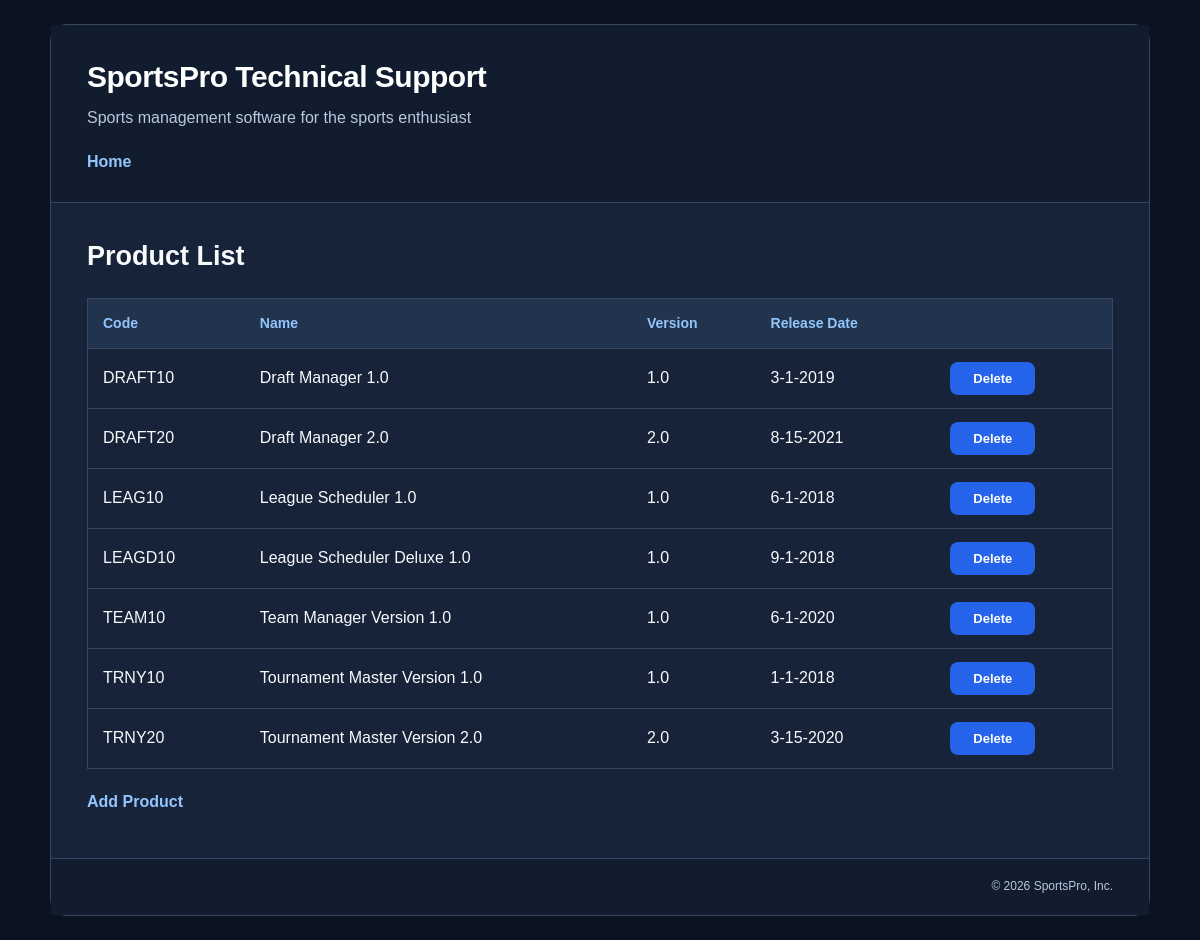
Page /tech_support/product_manager/index.php on the committed database.
### tables this page shows
CREATE TABLE products (
    productCode varchar(10) NOT NULL,
    name varchar(50) NOT NULL,
    version decimal(18, 1) NOT NULL,
    releaseDate datetime NOT NULL,
    PRIMARY KEY (productCode)
);

### tech_support/product_manager/index.php (the view, shortened to what this page needs)
<?php
require_once('../model/database.php');
$action = filter_input(INPUT_POST, 'action');
if ($action === null) {
    $action = filter_input(INPUT_GET, 'action');
}
if ($action === null || $action === '') {
    $action = 'list_products';
}
switch ($action) {
    case 'list_products':
        $statement = $db->query(
            'SELECT productCode, name, version, releaseDate
             FROM products
             ORDER BY name'
        );
        $products = $statement->fetchAll(PDO::FETCH_ASSOC);
        include('../view/header.php');
        ?>
        <main>
            <h1>Product List</h1>
            <table>
                <tr>
                    <th>Code</th>
                    <th>Name</th>
                    <th>Version</th>
                    <th>Release Date</th>
                    <th></th>
                </tr>
                <?php foreach ($products as $product) : ?>
                    <tr>
                        <td><?= htmlspecialchars($product['productCode']) ?></td>
                        <td><?= htmlspecialchars($product['name']) ?></td>
                        <td><?= htmlspecialchars($product['version']) ?></td>
                        <td>
                            <?= date('n-j-Y', strtotime($product['releaseDate'])) ?>
                        </td>
                        <td>
                            <form action="index.php" method="post">
                                <input type="submit" value="Delete">
                            </form>
                        </td>
                    </tr>
                <?php endforeach; ?>
            </table>
            <p><a href="index.php?action=show_add_form">Add Product</a></p>
        </main>
        <?php
        include('../view/footer.php');
        break;
        ?>
        <?php
}

### tech_support/view/header.php (shortened to what this page needs)
<!DOCTYPE html>
<html lang="en">
<head>
    <link rel="stylesheet" type="text/css"
          href="/PHPAssignment3/project_start/tech_support/main.css?v=2">
</head>
<body>
<header>
    <h1>SportsPro Technical Support</h1>
    <p>Sports management software for the sports enthusiast</p>
    <nav>
        <ul>
            <li>
                <a href="/PHPAssignment3/project_start/tech_support/index.php">Home</a>
            </li>
        </ul>
    </nav>
</header>

### tech_support/view/footer.php
<footer>
    <p class="copyright">
        &copy; <?php echo date("Y"); ?> SportsPro, Inc.
    </p>
</footer>
</body>
</html>

### tech_support/main.css (style rules this page uses)
html { margin: 0; padding: 0; min-height: 100%; background-color: #0b1220; }
body { margin: 24px auto; padding: 0; font-family: Arial, Helvetica, sans-serif; line-height: 1.6; width: min(1100px, calc(100% - 32px)); min-height: 90vh; background-color: #172338; color: #f8fafc; border: 1px solid #354761; border-radius: 16px; box-sizing: border-box; overflow: hidden; overflow: auto; }
header { margin: 0; padding: 28px 36px; background-color: #111c2f; border-bottom: 1px solid #354761; }
header h1 { margin: 0; padding: 0; font-size: 30px; letter-spacing: -0.5px; color: #ffffff; }
header p { margin: 4px 0 0; padding: 0; color: #b9c8dc; }
header nav { margin: 18px 0 0; padding: 0; }
main { margin: 0; padding: 32px 36px; min-height: 350px; }
footer { margin: 0; padding: 18px 36px; background-color: #111c2f; border-top: 1px solid #354761; clear: both; }
footer p { margin: 0; padding: 0; font-size: 12px; color: #b9c8dc; text-align: right; }
h1 { margin: 0 0 18px; padding: 0; font-size: 27px; color: #f8fafc; }
p { margin: 12px 0; padding: 0; }
ul { margin: 0; padding: 0; }
li { margin: 0; padding: 0; }
nav ul { margin: 0; padding: 0; display: flex; flex-wrap: wrap; gap: 12px; list-style-type: none; }
nav ul li { margin: 0; padding: 0; }
a { margin: 0; padding: 0; font-weight: bold; color: #93c5fd; text-decoration: none; transition: color 0.2s ease; }
table { margin: 20px 0; padding: 0; width: 100%; border: 1px solid #354761; border-collapse: collapse; }
td, th { padding: 13px 15px; text-align: left; border-bottom: 1px solid #354761; }
th { font-size: 14px; font-weight: bold; background-color: #22334d; color: #93c5fd; }
td { color: #f8fafc; }
form { margin: 18px 0; padding: 0; }
input, select, textarea { margin: 0; padding: 11px 13px; font-family: Arial, Helvetica, sans-serif; font-size: 15px; max-width: 100%; background-color: #22334d; color: #f8fafc; border: 1px solid #354761; border-radius: 8px; box-sizing: border-box; }
button, input[type="submit"] { margin: 8px 0; padding: 11px 20px; font-family: Arial, Helvetica, sans-serif; font-size: 15px; font-weight: bold; min-width: 130px; background-color: #2563eb; color: #ffffff; border: 1px solid transparent; border-radius: 8px; cursor: pointer; transition: background-color 0.2s ease; }
td form { margin: 0; padding: 0; }
td input[type="submit"] { margin: 0; padding: 8px 12px; font-size: 13px; min-width: 85px; }

### rows in the picture
products: productCode "DRAFT10", name "Draft Manager 1.0", version "1.0", releaseDate "3-1-2019"
products: productCode "DRAFT20", name "Draft Manager 2.0", version "2.0", releaseDate "8-15-2021"
products: productCode "LEAG10", name "League Scheduler 1.0", version "1.0", releaseDate "6-1-2018"
products: productCode "LEAGD10", name "League Scheduler Deluxe 1.0", version "1.0", releaseDate "9-1-2018"
products: productCode "TEAM10", name "Team Manager Version 1.0", version "1.0", releaseDate "6-1-2020"
products: productCode "TRNY10", name "Tournament Master Version 1.0", version "1.0", releaseDate "1-1-2018"
products: productCode "TRNY20", name "Tournament Master Version 2.0", version "2.0", releaseDate "3-15-2020"
